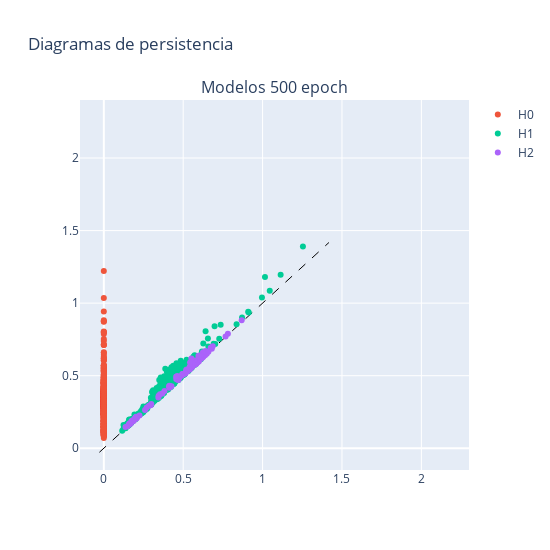

Source (notebook cell):
### Code cell
# Crear una figura con dos subplots, asegurando que el aspecto de la cuadrícula sea cuadrado
fig = make_subplots(rows=1, cols=1, subplot_titles=[f"Modelos {num_epochs} epoch"], 
                    shared_yaxes=True, shared_xaxes=True)

# Definir un mapeo de colores para cada dimensión (cambia los colores como desees)
dimension_colors = {
    'H0': '#EF553B',
    'H1': '#00CC96',
    'H2': '#AB63FA'
}

# Generar el primer gráfico
fig1 = plot_diagram(diagrams_data[0])
for trace in fig1['data']:
    # Asignar un color basado en la etiqueta del 'trace'
    trace_name = trace.name
    if trace_name in dimension_colors:
        trace.marker.color = dimension_colors[trace_name]
    fig.add_trace(trace, row=1, col=1)

# Ajustar el tamaño de la figura para mantener el aspecto 1:1
fig.update_layout(
    width=550, 
    height=550,
    title_text="Diagramas de persistencia",
    showlegend=True
)

fig.update_xaxes(
    range=[-0.15,2.3],
)

fig.update_yaxes(
    range=[-0.15,2.4],
)

# Mostrar el gráfico
fig.show()
